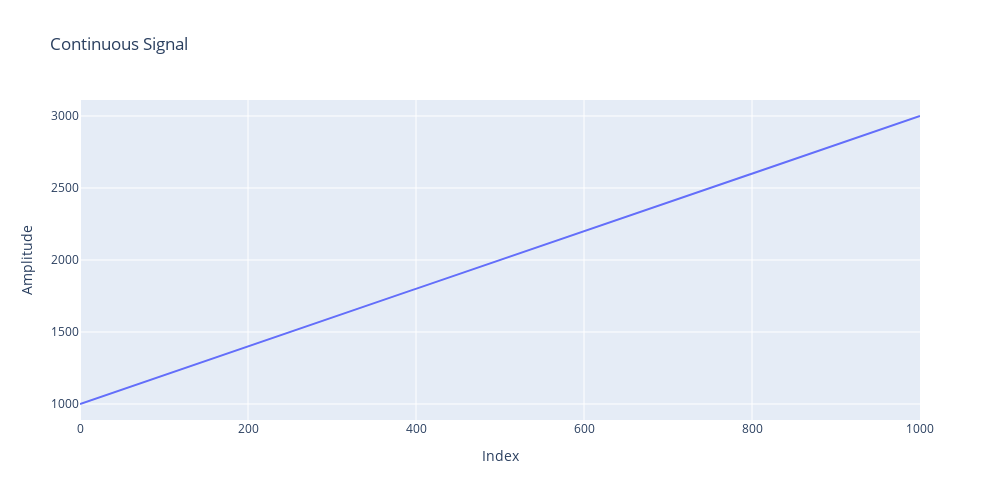

The code cell stored with this chart in its notebook:
### Code cell
addSignals(
    "signals/task2/input signals/Signal1.txt", "signals/task2/input signals/Signal2.txt"
)[1]

### Figure 1 — Plotly figure (JSON) as saved in the notebook; plotly's stock layout.template omitted (floating-point values rounded to 4 significant figures; data arrays with more than 128 entries replaced by an {"elided": "..."} marker saying what was removed)
{"data": [{"mode": "lines", "name": "Continuous Signal", "type": "scatter", "x": {"elided": "1001 int values"}, "y": {"elided": "1001 int values"}}], "layout": {"height": 500, "title": {"text": "Continuous Signal"}, "width": 1000, "xaxis": {"title": {"text": "Index"}}, "yaxis": {"title": {"text": "Amplitude"}}}}
